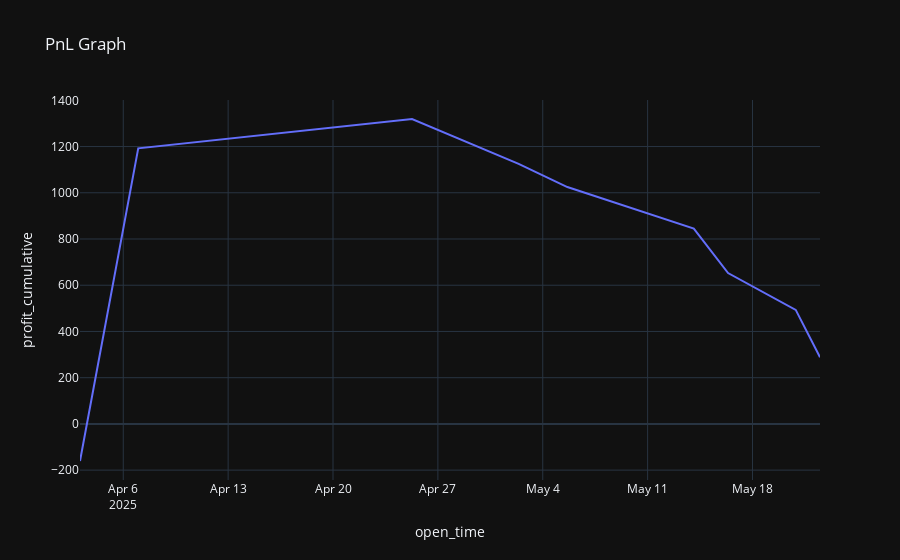

Write notebook code for a chart like this one.
### Code cell
pnl_chart = bt.plot_pnl()
display(pnl_chart)

### Figure 1 — Plotly figure (JSON) as saved in the notebook; plotly's stock layout.template omitted (floating-point values rounded to 4 significant figures)
{"data": [{"hovertemplate": "open_time=%{x}<br>profit_cumulative=%{y}<extra></extra>", "legendgroup": "", "line": {"color": "#636efa", "dash": "solid"}, "marker": {"symbol": "circle"}, "mode": "lines", "name": "", "orientation": "v", "showlegend": false, "type": "scatter", "x": ["2025-04-03T02:43:00", "2025-04-07T00:00:00", "2025-04-25T06:36:00", "2025-05-02T09:22:00", "2025-05-05T15:25:00", "2025-05-14T01:58:00", "2025-05-16T08:49:00", "2025-05-20T21:13:00", "2025-05-22T12:06:00"], "xaxis": "x", "y": [-160.4, 1192.0, 1319.0, 1125.0, 1025.0, 845.1, 652.6, 493.3, 288.6], "yaxis": "y"}], "layout": {"legend": {"tracegroupgap": 0}, "title": {"text": "PnL Graph"}, "xaxis": {"anchor": "y", "domain": [0, 1], "title": {"text": "open_time"}}, "yaxis": {"anchor": "x", "domain": [0, 1], "title": {"text": "profit_cumulative"}}}}
